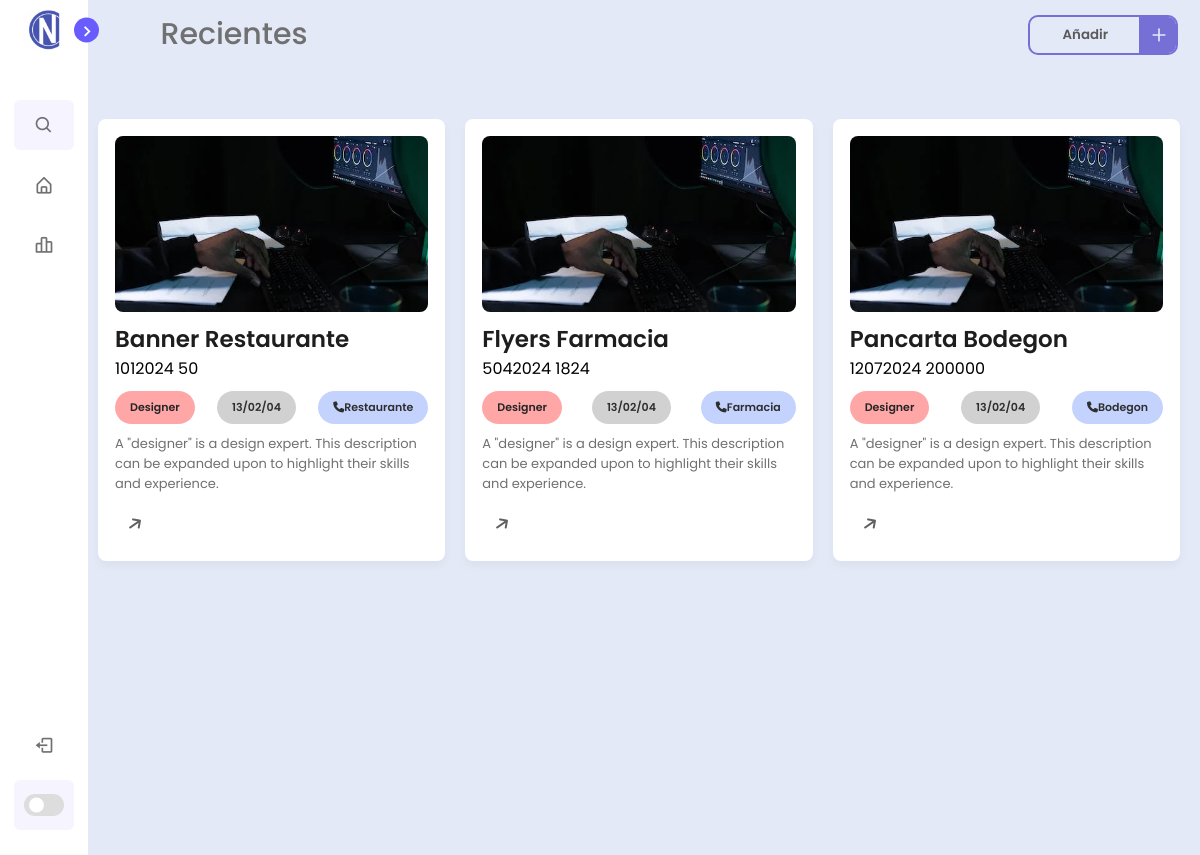
Page /home (signed in) on the committed database.
### tables this page shows
CREATE TABLE projects ( 
projectId INTEGER PRIMARY KEY AUTOINCREMENT, 
projectName TEXT,
projectDate INTEGER, 
projectCharge INTEGER, 
projectClient INTEGER,
FOREIGN KEY(projectDate) REFERENCES dateProject(projectDateId), 
FOREIGN KEY(projectCharge) REFERENCES chargeProject(projectChargeId), 
FOREIGN KEY(projectClient) REFERENCES clientProject(projectClientId) 
);

CREATE TABLE dateProject (

projectDateId INTEGER PRIMARY KEY AUTOINCREMENT,

projectDateStart INTEGER,

projectDateFinished INTEGER
);

CREATE TABLE chargeProject (

projectChargeId INTEGER PRIMARY KEY AUTOINCREMENT,

projectChargeCurrency INTEGER,

projectChargeInstallment INTEGER,

projectChargeBalance INTEGER,

projectChargeTotalPayment INTEGER,

FOREIGN KEY (projectChargeCurrency) REFERENCES typeCurrency(currencyTypeId)
);

CREATE TABLE clientProject (

projectClientId INTEGER PRIMARY KEY AUTOINCREMENT,

projectClientName TEXT,

projectClientNumber INTEGER
);

### new.py (the view)
@app.route("/home")
def home():
    function = try_home()
    return function

### new.py (called while the page is built)
@app.before_request
def before_request():
    if "username" in session:
        g.user = session["username"]
    else:
        g.user = None

### templates/home.html (shortened to what this page needs)
<!DOCTYPE html>
<html lang="en">
<head>
    <link rel="stylesheet" href="../static/css/main.css">
    <link rel="stylesheet" href="https://cdnjs.cloudflare.com/ajax/libs/font-awesome/6.4.2/css/all.min.css">
    <link href='https://unpkg.com/boxicons@2.1.1/css/boxicons.min.css' rel='stylesheet'>
</head>
<body>
    <nav class="sidebar close">
        <header>
            <div class="image-text">
                <span class="image">
                    <img src="../static/img/icon.ico" alt="iconcopy">
                </span>
            </div>
            <i class='bx bx-chevron-right toggle'></i>
        </header>
        <div class="menu-bar">
            <div class="menu">
                <li class="search-box">
                    <i class='bx bx-search icon'></i>
                </li>
                <ul class="menu-links">
                    <li class="nav-link">
                        <a href="#">
                            <i class='bx bx-home-alt icon'></i>
                        </a>
                    </li>
                    <li class="nav-link">
                        <a href="#">
                            <i class='bx bx-bar-chart-alt-2 icon'></i>
                        </a>
                    </li>
                </ul>
            </div>
            <div class="bottom-content">
                <li class="">
                    <form action="{{ url_for('logout') }}">
                    <a href="{{ url_for('logout') }}">
                        <i class='bx bx-log-out icon'></i>
                    </a>
                    </form>
                </li>
                <li class="mode">
                    <div class="toggle-switch">
                        <span class="switch"></span>
                    </div>
                </li>
            </div>
        </div>
    </nav>
    <section class="home">
        <div class="home-header">
            <div class="text">Recientes</div>
            <button class="add-btn" type="button">
                <span class="button__text">Añadir</span>
                <span class="button__icon"><svg class="svg" fill="none" height="24" stroke="currentColor"
                        stroke-linecap="round" stroke-linejoin="round" stroke-width="2" viewBox="0 0 24 24" width="24"
                        xmlns="http://www.w3.org/2000/svg">
                        <line x1="12" x2="12" y1="5" y2="19"></line>
                        <line x1="5" x2="19" y1="12" y2="12"></line>
                    </svg></span>
            </button>
        </div>
        <div class="card-list" id="cardList">
            {% for item in filas %}
            <div class="card-item" data-job-type="designer">
                <img src="../static/img/editor.jpg" alt="Card Image">
                <p class="card-title">{{item[0]}}</p>
                <p class="card-name-container">
                    <span class="card-name">{{item[1]}}</span>
                    <span class="card-lastname">{{item[2]}}</span>
                </p>
                <p class="card-info">
                    <span class="job-title">Designer</span> <span class="date">13/02/04</span> <span class="phone"><i
                            class="fas fa-phone"></i>{{item[3]}}</span>
                </p>
                <p class="card-description">A "designer" is a design expert. This description can be expanded upon to
                    highlight their skills and experience.</p>
                <div class="arrow">
                    <i class="fas fa-arrow-right card-icon"></i>
                </div>
            </div>
            {% endfor %}
        </div>
    </section>
</body>
</html>

### rows in the picture
projects: projectName "Banner Restaurante", projectDateStart "1012024", projectChargeTotalPayment "50", projectClientName "Restaurante"
projects: projectName "Flyers Farmacia", projectDateStart "5042024", projectChargeTotalPayment "1824", projectClientName "Farmacia"
projects: projectName "Pancarta Bodegon", projectDateStart "12072024", projectChargeTotalPayment "200000", projectClientName "Bodegon"
